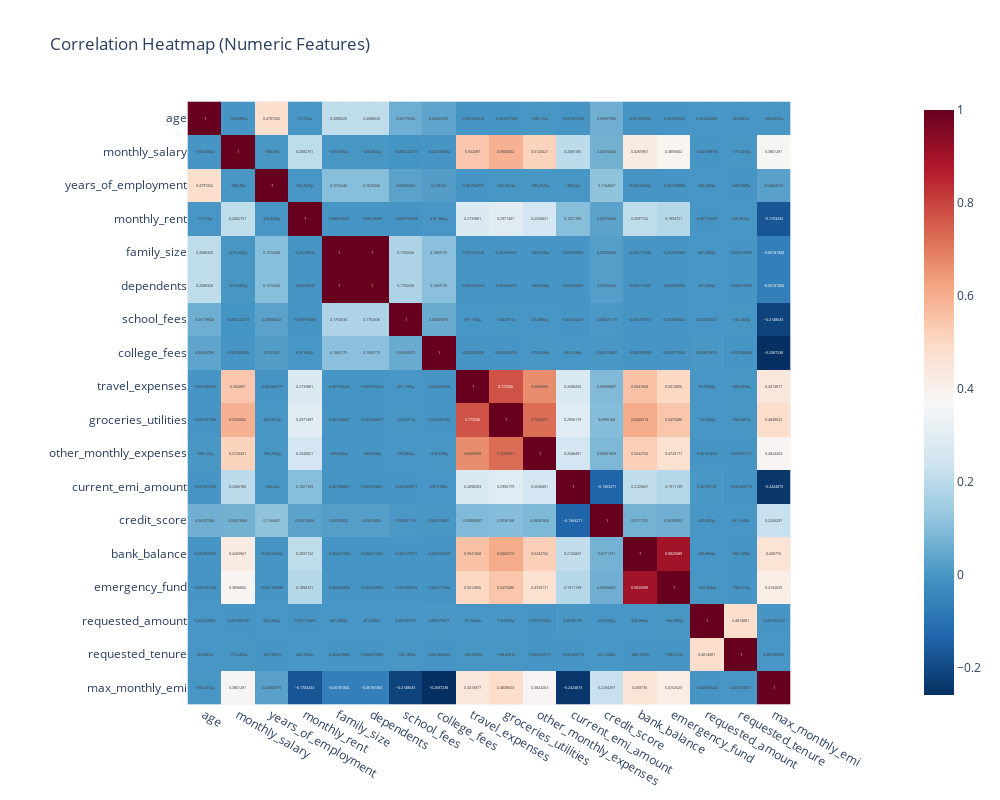

Here is the notebook cell this chart was saved with:
### Code cell
# Select only numeric columns
numeric_df = df.select_dtypes(include=['int64', 'float64'])

# Compute correlation matrix
corr_matrix = numeric_df.corr()

# Create a heatmap
fig = px.imshow(
    corr_matrix,
    text_auto=True,
    color_continuous_scale='RdBu_r',
    title='Correlation Heatmap (Numeric Features)'
)

fig.update_layout(width=1000, height=800)
fig.show()

### Figure 1 — Plotly figure (JSON) as saved in the notebook; plotly's stock layout.template omitted (floating-point values rounded to 4 significant figures; data arrays with more than 128 entries replaced by an {"elided": "..."} marker saying what was removed)
{"data": [{"coloraxis": "coloraxis", "hovertemplate": "x: %{x}<br>y: %{y}<br>color: %{z}<extra></extra>", "name": "0", "texttemplate": "%{z}", "type": "heatmap", "x": ["age", "monthly_salary", "years_of_employment", "monthly_rent", "family_size", "dependents", "school_fees", "college_fees", "travel_expenses", "groceries_utilities", "other_monthly_expenses", "current_emi_amount", "credit_score", "bank_balance", "emergency_fund", "requested_amount", "requested_tenure", "max_monthly_emi"], "xaxis": "x", "y": ["age", "monthly_salary", "years_of_employment", "monthly_rent", "family_size", "dependents", "school_fees", "college_fees", "travel_expenses", "groceries_utilities", "other_monthly_expenses", "current_emi_amount", "credit_score", "bank_balance", "emergency_fund", "requested_amount", "requested_tenure", "max_monthly_emi"], "yaxis": "y", "z": {"elided": "18x18 float values"}}], "layout": {"coloraxis": {"colorscale": [[0, "rgb(5,48,97)"], [0.1, "rgb(33,102,172)"], [0.2, "rgb(67,147,195)"], [0.3, "rgb(146,197,222)"], [0.4, "rgb(209,229,240)"], [0.5, "rgb(247,247,247)"], [0.6, "rgb(253,219,199)"], [0.7, "rgb(244,165,130)"], [0.8, "rgb(214,96,77)"], [0.9, "rgb(178,24,43)"], [1, "rgb(103,0,31)"]]}, "height": 800, "title": {"text": "Correlation Heatmap (Numeric Features)"}, "width": 1000, "xaxis": {"anchor": "y", "constrain": "domain", "domain": [0, 1], "scaleanchor": "y"}, "yaxis": {"anchor": "x", "autorange": "reversed", "constrain": "domain", "domain": [0, 1]}}}
